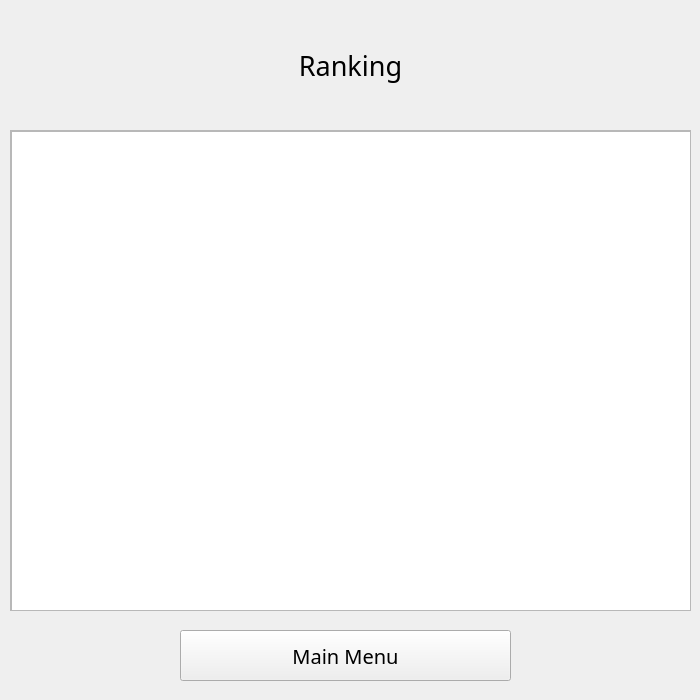
<?xml version="1.0" encoding="UTF-8"?>
<ui version="4.0">
 <class>Form</class>
 <widget class="QWidget" name="Form">
  <property name="geometry">
   <rect>
    <x>0</x>
    <y>0</y>
    <width>700</width>
    <height>700</height>
   </rect>
  </property>
  <property name="minimumSize">
   <size>
    <width>700</width>
    <height>700</height>
   </size>
  </property>
  <property name="maximumSize">
   <size>
    <width>700</width>
    <height>700</height>
   </size>
  </property>
  <property name="font">
   <font>
    <family>Patrick Hand SC</family>
   </font>
  </property>
  <property name="windowTitle">
   <string>Form</string>
  </property>
  <widget class="QLabel" name="label">
   <property name="geometry">
    <rect>
     <x>10</x>
     <y>10</y>
     <width>681</width>
     <height>111</height>
    </rect>
   </property>
   <property name="font">
    <font>
     <family>Patrick Hand SC</family>
     <pointsize>20</pointsize>
    </font>
   </property>
   <property name="text">
    <string>Ranking</string>
   </property>
   <property name="alignment">
    <set>Qt::AlignCenter</set>
   </property>
  </widget>
  <widget class="QScrollArea" name="scrollArea">
   <property name="geometry">
    <rect>
     <x>10</x>
     <y>130</y>
     <width>681</width>
     <height>481</height>
    </rect>
   </property>
   <property name="widgetResizable">
    <bool>true</bool>
   </property>
   <widget class="QWidget" name="scrollAreaWidgetContents">
    <property name="geometry">
     <rect>
      <x>0</x>
      <y>0</y>
      <width>679</width>
      <height>479</height>
     </rect>
    </property>
    <widget class="QTableView" name="rankingTable">
     <property name="geometry">
      <rect>
       <x>0</x>
       <y>0</y>
       <width>681</width>
       <height>481</height>
      </rect>
     </property>
     <property name="font">
      <font>
       <family>Patrick Hand SC</family>
       <pointsize>13</pointsize>
      </font>
     </property>
     <property name="editTriggers">
      <set>QAbstractItemView::NoEditTriggers</set>
     </property>
     <property name="tabKeyNavigation">
      <bool>false</bool>
     </property>
     <property name="selectionBehavior">
      <enum>QAbstractItemView::SelectRows</enum>
     </property>
    </widget>
   </widget>
  </widget>
  <widget class="QPushButton" name="mainMenuButton">
   <property name="geometry">
    <rect>
     <x>180</x>
     <y>630</y>
     <width>331</width>
     <height>51</height>
    </rect>
   </property>
   <property name="font">
    <font>
     <family>Patrick Hand SC</family>
     <pointsize>15</pointsize>
    </font>
   </property>
   <property name="text">
    <string>Main Menu</string>
   </property>
  </widget>
 </widget>
 <resources/>
 <connections/>
</ui>
